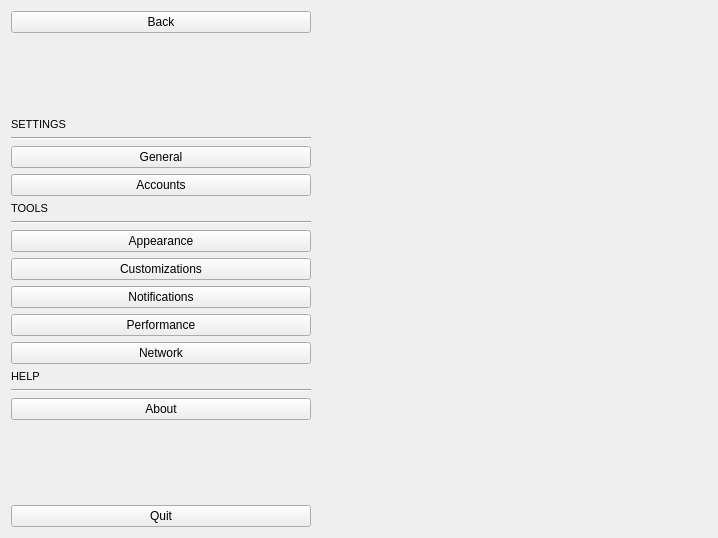
<?xml version="1.0" encoding="UTF-8"?>
<ui version="4.0">
 <class>Settings</class>
 <widget class="QWidget" name="Settings">
  <property name="geometry">
   <rect>
    <x>0</x>
    <y>0</y>
    <width>718</width>
    <height>538</height>
   </rect>
  </property>
  <property name="windowTitle">
   <string/>
  </property>
  <property name="styleSheet">
   <string notr="true"/>
  </property>
  <layout class="QHBoxLayout" name="horizontalLayout_2">
   <item>
    <widget class="QScrollArea" name="scrollArea">
     <property name="frameShape">
      <enum>QFrame::Shape::NoFrame</enum>
     </property>
     <property name="widgetResizable">
      <bool>true</bool>
     </property>
     <widget class="QWidget" name="scrollAreaWidgetContents">
      <property name="geometry">
       <rect>
        <x>0</x>
        <y>0</y>
        <width>700</width>
        <height>520</height>
       </rect>
      </property>
      <layout class="QHBoxLayout" name="horizontalLayout">
       <property name="spacing">
        <number>0</number>
       </property>
       <property name="leftMargin">
        <number>0</number>
       </property>
       <property name="topMargin">
        <number>0</number>
       </property>
       <property name="bottomMargin">
        <number>0</number>
       </property>
       <item>
        <widget class="QFrame" name="sidebar">
         <property name="minimumSize">
          <size>
           <width>300</width>
           <height>0</height>
          </size>
         </property>
         <property name="maximumSize">
          <size>
           <width>300</width>
           <height>16777215</height>
          </size>
         </property>
         <property name="styleSheet">
          <string notr="true"/>
         </property>
         <property name="frameShape">
          <enum>QFrame::Shape::NoFrame</enum>
         </property>
         <property name="frameShadow">
          <enum>QFrame::Shadow::Raised</enum>
         </property>
         <layout class="QVBoxLayout" name="verticalLayout">
          <property name="leftMargin">
           <number>0</number>
          </property>
          <property name="topMargin">
           <number>0</number>
          </property>
          <property name="rightMargin">
           <number>0</number>
          </property>
          <property name="bottomMargin">
           <number>0</number>
          </property>
          <item>
           <widget class="QFrame" name="menu_layout">
            <property name="styleSheet">
             <string notr="true"/>
            </property>
            <layout class="QVBoxLayout" name="verticalLayout_2">
             <property name="leftMargin">
              <number>0</number>
             </property>
             <property name="topMargin">
              <number>0</number>
             </property>
             <property name="rightMargin">
              <number>0</number>
             </property>
             <property name="bottomMargin">
              <number>0</number>
             </property>
             <item>
              <widget class="QPushButton" name="btn_back">
               <property name="text">
                <string>Back</string>
               </property>
              </widget>
             </item>
             <item>
              <spacer name="verticalSpacer">
               <property name="orientation">
                <enum>Qt::Orientation::Vertical</enum>
               </property>
               <property name="sizeHint" stdset="0">
                <size>
                 <width>20</width>
                 <height>172</height>
                </size>
               </property>
              </spacer>
             </item>
             <item>
              <widget class="QLabel" name="label_4">
               <property name="font">
                <font>
                 <pointsize>8</pointsize>
                </font>
               </property>
               <property name="text">
                <string>SETTINGS</string>
               </property>
              </widget>
             </item>
             <item>
              <widget class="Line" name="line_3">
               <property name="orientation">
                <enum>Qt::Orientation::Horizontal</enum>
               </property>
              </widget>
             </item>
             <item>
              <widget class="QPushButton" name="btn_page_general">
               <property name="text">
                <string>General</string>
               </property>
              </widget>
             </item>
             <item>
              <widget class="QPushButton" name="btn_account">
               <property name="text">
                <string>Accounts</string>
               </property>
               <property name="checkable">
                <bool>false</bool>
               </property>
               <property name="checked">
                <bool>false</bool>
               </property>
              </widget>
             </item>
             <item>
              <widget class="QLabel" name="label_3">
               <property name="font">
                <font>
                 <pointsize>8</pointsize>
                </font>
               </property>
               <property name="text">
                <string>TOOLS</string>
               </property>
              </widget>
             </item>
             <item>
              <widget class="Line" name="line">
               <property name="orientation">
                <enum>Qt::Orientation::Horizontal</enum>
               </property>
              </widget>
             </item>
              <item>
               <widget class="QPushButton" name="btn_page_appearence">
                <property name="text">
                 <string>Appearance</string>
                </property>
               </widget>
              </item>
              <item>
               <widget class="QPushButton" name="btn_page_customizations">
                <property name="text">
                 <string>Customizations</string>
                </property>
               </widget>
              </item>
              <item>
               <widget class="QPushButton" name="btn_page_notifications">
                <property name="text">
                 <string>Notifications</string>
                </property>
              </widget>
             </item>
             <item>
              <widget class="QPushButton" name="btn_page_performance">
               <property name="text">
                <string>Performance</string>
               </property>
              </widget>
             </item>
             <item>
              <widget class="QPushButton" name="btn_page_network">
               <property name="text">
                <string>Network</string>
               </property>
              </widget>
             </item>
             <item>
              <widget class="QLabel" name="label">
               <property name="font">
                <font>
                 <pointsize>8</pointsize>
                </font>
               </property>
               <property name="text">
                <string>HELP</string>
               </property>
              </widget>
             </item>
             <item>
              <widget class="Line" name="line_4">
               <property name="orientation">
                <enum>Qt::Orientation::Horizontal</enum>
               </property>
              </widget>
             </item>
             <item>
              <widget class="QPushButton" name="btn_page_help">
               <property name="text">
                <string>About</string>
               </property>
              </widget>
             </item>
             <item>
              <spacer name="verticalSpacer_2">
               <property name="orientation">
                <enum>Qt::Orientation::Vertical</enum>
               </property>
               <property name="sizeHint" stdset="0">
                <size>
                 <width>20</width>
                 <height>171</height>
                </size>
               </property>
              </spacer>
             </item>
             <item>
              <widget class="QPushButton" name="btn_quit">
               <property name="text">
                <string>Quit</string>
               </property>
              </widget>
             </item>
            </layout>
           </widget>
          </item>
         </layout>
        </widget>
       </item>
       <item>
        <widget class="QStackedWidget" name="pages"/>
       </item>
      </layout>
     </widget>
    </widget>
   </item>
  </layout>
 </widget>
 <resources/>
 <connections/>
</ui>
